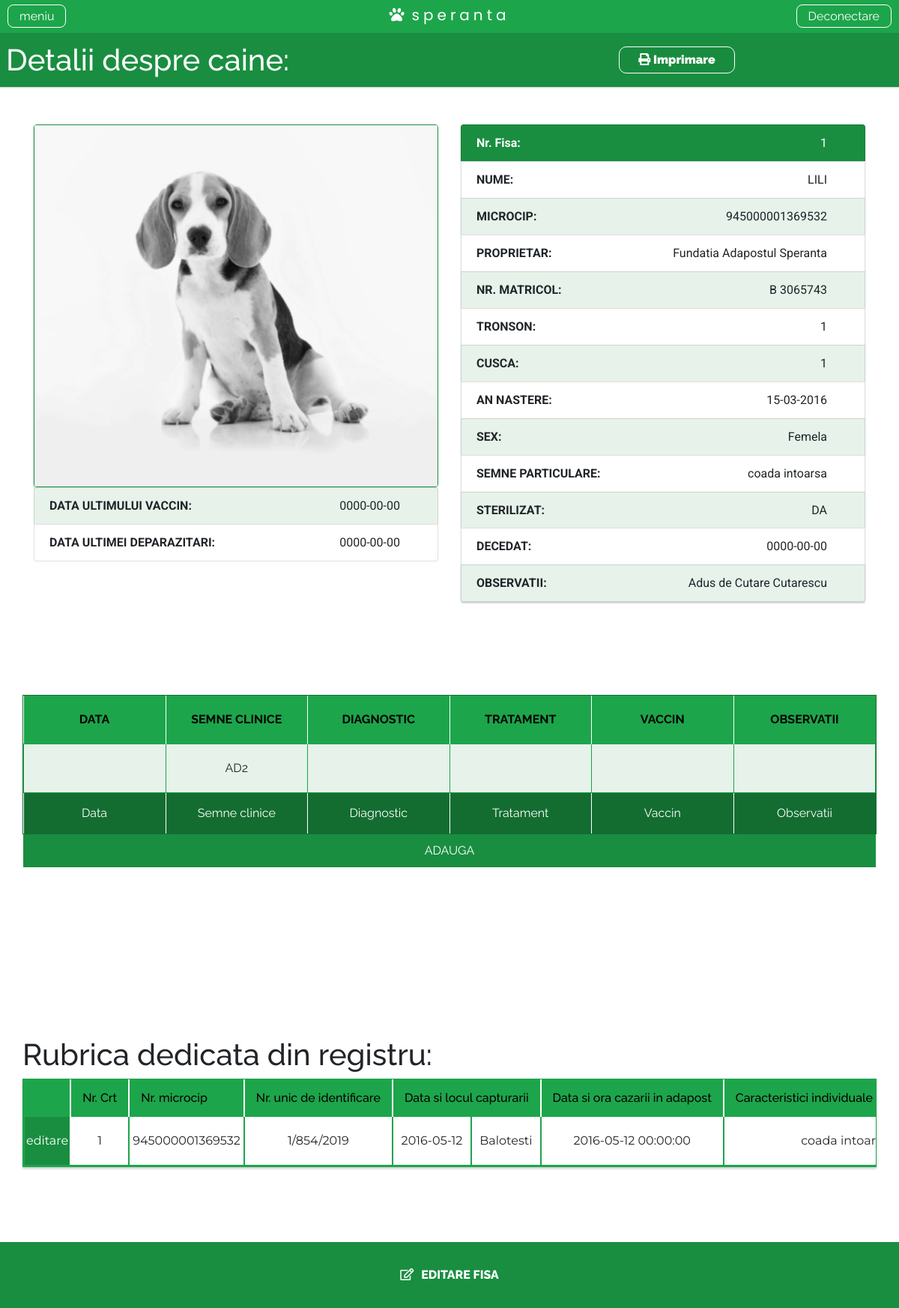
The app's page /details.php?microcip=945000001369532 (signed in) with its own data.
### tables this page shows
CREATE TABLE `details` (
  `id` int(11) NOT NULL,
  `det_serie` text NOT NULL,
  `det_nume` varchar(255) NOT NULL,
  `det_img` int(11) NOT NULL,
  `det_nrmatricol` varchar(255) NOT NULL,
  `det_tronson` varchar(255) NOT NULL,
  `det_cusca` varchar(255) NOT NULL,
  `det_varsta` varchar(255) NOT NULL,
  `det_sex` varchar(255) NOT NULL,
  `det_culoare` varchar(255) NOT NULL,
  `det_semnpartic` text NOT NULL,
  `det_sterilizat` int(11) NOT NULL,
  `det_dataadopt` date NOT NULL,
  `det_numpersadopt` varchar(255) NOT NULL,
  `det_datadecedat` date NOT NULL,
  `det_observatii` text NOT NULL,
  `det_datultdep` date NOT NULL,
  `det_datultvacc` date NOT NULL
);

CREATE TABLE `catei_tabel` (
  `c_id` int(11) NOT NULL,
  `c_microcip` text NOT NULL,
  `c_identificare` text,
  `c_datacapt` date NOT NULL,
  `c_loccapt` varchar(512) NOT NULL,
  `c_datcazare` datetime NOT NULL,
  `c_caracteristici` text NOT NULL,
  `c_fsprinsi` varchar(128) NOT NULL,
  `c_fsrevendicati` varchar(128) NOT NULL,
  `c_fsadoptati` varchar(128) NOT NULL,
  `c_cmentinuti` varchar(128) NOT NULL,
  `c_cadoptati` varchar(128) NOT NULL,
  `c_eutanasiati` varchar(128) NOT NULL,
  `c_motiveutan` text NOT NULL,
  `c_substeutan` text NOT NULL,
  `c_numperseutan` text NOT NULL,
  `c_nrfisaadoptie` int(128) NOT NULL,
  `c_datdeparazit` date NOT NULL,
  `c_datvacc` date NOT NULL,
  `c_steril` date NOT NULL,
  `c_persmanopera` text NOT NULL,
  `c_decedati` date NOT NULL,
  `c_proprietar` varchar(255) NOT NULL,
  `c_dataaddsite` datetime NOT NULL DEFAULT CURRENT_TIMESTAMP
);

CREATE TABLE `specific_details` (
  `id` int(11) NOT NULL,
  `spec_serie` text NOT NULL,
  `spec_data` varchar(255) NOT NULL,
  `spec_semneclinice` text NOT NULL,
  `spec_diagnostic` text NOT NULL,
  `spec_tratament` text NOT NULL,
  `spec_vaccin` text NOT NULL,
  `spec_observatii` text NOT NULL
);

### details.php (the view, shortened to what this page needs)
<?php
	if(isset($_GET['deconectare'])){
			$_SESSION['login-true']= false;
			session_destroy();
			header('Location: ../fundatia-speranta/index.php');
			die;
	}
    elseif(isset($_GET['microcip'])){
    $microcip = $_SESSION['microcip'];
        $c_id             = '';
        $c_microcip       ="";
        $c_identificare   ="";
        $c_datacapt     = "";
        $c_loccapt = "";
        $c_datcazare = "";
        $c_caracteristici = "";
        $c_nrfisaadoptie ="";
        $c_proprietar = "";
        $sql = "SELECT * FROM catei_tabel WHERE c_microcip='$microcip'";
        $result = mysqli_query($conn, $sql);
        while($row = mysqli_fetch_assoc($result)){
            $c_id              = $row['c_id'];
            $c_microcip        = $row['c_microcip'];
            $c_identificare    = $row['c_identificare'];
            $c_datacapt        = $row['c_datacapt'];
            $c_loccapt         = $row['c_loccapt'];
            $c_datcazare       = $row['c_datcazare'];
            $c_caracteristici  = $row['c_caracteristici'];
            $c_nrfisaadoptie   = $row['c_nrfisaadoptie'];
            $c_proprietar      = $row['c_proprietar'];
        }
        $det_serie	  		 = '';
        $det_nume	  		 = '';
        $det_img  	         = '';
        $det_nrmatricol	  	 = '';
        $det_tronson	  	 = '';
        $det_cusca	         = '';
        $det_varsta	         = '';
        $det_sex             = '';
        $det_semnpartic	  	 = $c_caracteristici;
        $det_observatii   	 = '';
        $det_datUltVacc      = '';
        $det_datUltDep       = '';
        $det_dataadopt = '';
        $det_numpersadopt ='';
        $det_datadecedat = '';
        $sqlDet = "SELECT * FROM details WHERE det_serie='$microcip'";
        $resultDet = mysqli_query($conn, $sqlDet);
        while ($rowDet = mysqli_fetch_assoc($resultDet)){
            $det_serie	  		 = $rowDet['det_serie'];
            $det_nume	  		 = $rowDet['det_nume'];
            $det_img  	         = $rowDet['det_img'];
            $det_nrmatricol	  	 = $rowDet['det_nrmatricol'];
            $det_tronson	  	 = $rowDet['det_tronson'];
            $det_cusca	         = $rowDet['det_cusca'];
            $det_varsta	         = $rowDet['det_varsta'];
            $det_sex             = $rowDet['det_sex'];
            $det_dataadopt       = $rowDet['det_dataadopt'];
            $det_numpersadopt    = $rowDet['det_numpersadopt'];
            $det_datadecedat     = $rowDet['det_datadecedat'];
            $det_observatii   	 = $rowDet['det_observatii'];
            $det_datUltDep       = $rowDet['det_datultdep'];
            $det_datUltVacc      = $rowDet['det_datultvacc'];
        }
        $checkSterilSql = "SELECT * FROM catei_tabel WHERE c_microcip='$microcip' AND c_steril != 0";
        $checkSterilQuery = mysqli_query($conn, $checkSterilSql);
        $sterilResults = mysqli_num_rows($checkSterilQuery);
        if($sterilResults != 0){
            $checkSterilizat = 1;
        }
        else{
            $checkSterilizat = 0;
        }
    $sqlShowSpec = "SELECT * FROM specific_details WHERE spec_serie='$microcip'";
    $resultSpec = mysqli_query($conn, $sqlShowSpec);
    } else{}
	include 'comp/header.php';
?>
<head><link rel="stylesheet" href="style/style_details.css"></head>
<div id="full_page">
    <div class="top-text-info row p-2">
        <div class="text col-xs-12 col-md-6">
            <h1 class="my-1">Detalii despre caine:</h1>
        </div>
        <div class="col-xs-12 col-md-6 btn-print">
            <button id="btn-print" onclick="createPrint()"><i class="fas fa-print"></i> Imprimare</button>
        </div>
    </div>
    <div class="container detcatel-wrapper">
        <div class="row">
            <div class="col-md-6">
                <?php if($det_img == 1): ?>
                    <?php
                    $filename = "uploads/dog".$microcip."*";
                    $fileinfo = glob($filename);
                    $fileext = explode(".", $fileinfo[0]);
                    $fileactualext = $fileext[1];
                    echo "<img style='max-height: 480px; max-width: 600px;' class='rounded img-fluid border-img' src='uploads/dog".$microcip.".".$fileactualext."?".mt_rand()."'>"; ?>
                    <?php elseif ($det_img == 0) : ?>
                        <img class='rounded img-fluid border-img' src="uploads/dogDefault.jpg">
                <?php endif; ?>
                <div class="left-val">
                    <li class="list-group-item"><b>DATA ULTIMULUI VACCIN:</b>                         <span> <?php echo $det_datUltVacc; ?></span></li>
                    <li class="list-group-item"><b>DATA ULTIMEI DEPARAZITARI:</b>                         <span> <?php echo $det_datUltDep; ?></span></li>
                </div>
            </div>
            <div class="col-md-6">
                <ul class="list-group list-details1">
                    <li class="list-group-item" style="background: #198e40; color: #fff;"><b>Nr. Fisa:</b> <span> <?php echo $c_nrfisaadoptie; ?></span></li>
                    <li class="list-group-item"><b>NUME:</b>                           <span> <?php echo $det_nume; ?></span></li>
                    <li class="list-group-item"><b>MICROCIP:</b>                      <span> <?php echo $det_serie;?></span></li>
                    <li class="list-group-item"><b>PROPRIETAR:</b>                   <span> <?php echo $c_proprietar ; ?></span></li>
                    <li class="list-group-item"><b>NR. MATRICOL:</b>                   <span> <?php echo $det_nrmatricol; ?></span></li>
                    <li class="list-group-item"><b>TRONSON:</b>                        <span> <?php echo $det_tronson; ?></span></li>
                    <li class="list-group-item"><b>CUSCA:</b>                          <span> <?php echo $det_cusca; ?></span></li>
                    <li class="list-group-item"><b>AN NASTERE:</b>                         <span> <?php echo $det_varsta; ?></span></li>
                    <li class="list-group-item"><b>SEX:</b>                         <span> <?php echo $det_sex; ?></span></li>
                    <li class="list-group-item responsivness"><b>SEMNE PARTICULARE:</b>              <span> <?php echo $det_semnpartic; ?></span></li>
                    <li class="list-group-item" style="border-bottom:none; border-bottom-right-radius: 0; border-bottom-left-radius: 0;"><b>STERILIZAT:</b> <span><?php if($checkSterilizat == 1){ echo "DA";} else { echo "NU"; }?></span></li>
                    <?php
                        if($det_dataadopt != '' && $det_numpersadopt != '') {
                            echo "<li class='list-group-item'><b>ADOPTAT:</b>
                                    <span> $det_dataadopt de $det_numpersadopt </span></li>";
                        }
                        elseif($det_datadecedat != 0) {
                            echo "<li class='list-group-item'><b>DECEDAT:</b>
                                    <span> $det_datadecedat</span></li>";
                        }
                    ?>
                    <li class="list-group-item list-details responsivness" style="border-top-right-radius: 0;"><b>OBSERVATII:</b> <span><?php echo $det_observatii; ?></span></li>
                </ul>
            </div>
        </div>
    </div>
    <center><br><br><br><br><br><br>
        <div class="custom-tabel" style="margin-top:-20px;">
            <form action="comp/specDet.php" method="POST">
                <div style="overflow-x:auto; overflow-y: auto;">
                    <table style="width:100%; table-layout: fixed;">
                        <thead>
                            <tr style="background-color: #1da54b; text-align: center; padding: 10px;">
                                <th style="border-right: 1px solid #fff; padding: 20px"><a style="color: #000">DATA</a></th>
                                <th style="border-right: 1px solid #fff; padding: 20px"><a style="color: #000">SEMNE CLINICE</a></th>
                                <th style="border-right: 1px solid #fff; padding: 20px"><a style="color: #000">DIAGNOSTIC</a></th>
                                <th style="border-right: 1px solid #fff; padding: 20px"><a style="color: #000">TRATAMENT</a></th>
                                <th style="border-right: 1px solid #fff; padding: 20px"><a style="color: #000">VACCIN</a></th>
                                <th style="padding: 20px"><a style="color: #000">OBSERVATII</a></th>
                            </tr>
                        </thead>
                        <tbody>
                            <?php while($rowSpec = mysqli_fetch_assoc($resultSpec)): ?>
                            <tr style="border:1px solid #1da54b">
                                <td style="border:1px solid #1da54b; word-wrap:break-word;"><?php echo $rowSpec['spec_data'];?></td>
                                <td style="border:1px solid #1da54b; word-wrap:break-word;"><?php echo $rowSpec['spec_semneclinice'];?></td>
                                <td style="border:1px solid #1da54b; word-wrap:break-word;"><?php echo $rowSpec['spec_diagnostic'];?></td>
                                <td style="border:1px solid #1da54b; word-wrap:break-word;"><?php echo $rowSpec['spec_tratament'];?></td>
                                <td style="border:1px solid #1da54b; word-wrap:break-word;"><?php echo $rowSpec['spec_vaccin'];?></td>
                                <td style="border:1px solid #1da54b; word-wrap:break-word;"><?php echo $rowSpec['spec_observatii'];?></td>
                            </tr>
                            <?php endwhile; ?>
                            <tr class="custom-table-item-wrapper">
                                <td style="border-right: 1px solid #fff;" class="custom-table-items"><input id="med_date_picker_trigger" class="date_picker_trigger" style="width: 100%;" type="text" name="spec_data" placeholder="Data"></td>
                                <td style="border-right: 1px solid #fff;" class="custom-table-items"><input style="width: 100%" type="text" name="spec_semneclinice" placeholder="Semne clinice"></td>
                                <td style="border-right: 1px solid #fff;" class="custom-table-items"><input style="width: 100%" type="text" name="spec_diagnostic" placeholder="Diagnostic"></td>
                                <td style="border-right: 1px solid #fff;" class="custom-table-items"><input style="width: 100%" type="text" name="spec_tratament" placeholder="Tratament"></td>
                                <td style="border-right: 1px solid #fff;" class="custom-table-items"><input style="width: 100%" type="text" name="spec_vaccin" placeholder="Vaccin"></td>
                                <td class="custom-table-items"><input style="width: 100%" type="text" name="spec_observatii" placeholder="Observatii"></td>
                            </tr>
                        </tbody>
                    </table>
                </div>
                <input class="special-button" type="submit" name="add_spec2" value="ADAUGA">
            </form>
        </div>
    </center>
    <br><br><br><br><br>
    <div class="tabel-text-info">
        <h1>Rubrica dedicata din registru:</h1>
    </div>
    <div class="containers">
        <div style="overflow-x:auto; overflow-y:auto">
                <table>
                <thead>
                    <tr>
                    <th></th>
                    <th>Nr. Crt</th>
                    <th>Nr. microcip</th>
                    <th>Nr. unic de identificare</th>
                    <th colspan='2'>Data si locul capturarii</th>
                    <th>Data si ora cazarii in adapost</th>
                    <th>Caracteristici individuale ale animalului</th>
                    </tr>
                </thead>
                <tbody>
                        <tr class="table-tr">
                            <td style="padding: 0; border-right-color: #fff;"><button onclick="fullCancel()" style="background: #198e40; color: #fff; padding: 20px 2px; border: none;">editare</button></td>
                            <td class='text-center'><?php echo $c_id; ?></td>
                            <td class="p-1"><?php echo $c_microcip?></td>
                            <td><?php echo $c_identificare;?></td>
                            <td colspan='1'><?php echo $c_datacapt;?></td>
                            <td colspan='1'><?php echo $c_loccapt;?></td>
                            <td><?php echo $c_datcazare;?></td>
                            <td><?php echo $c_caracteristici;?></td>
                        </tr>
                </tbody>
                </table>
            </div>
    </div>
    <div class="activate-edit" id="edit-table-trigger">
        <button onclick="activeEdit()"><i class="far fa-edit"></i>EDITARE FISA</button>
    </div>
</div>
</body>
</html>

### records on screen
details: det_datultvacc "0000-00-00", det_datultdep "0000-00-00", det_nume "LILI", det_serie "945000001369532", det_nrmatricol "B 3065743", det_tronson "1", det_cusca "1", det_varsta "15-03-2016", det_sex "Femela", det_datadecedat "0000-00-00", det_observatii "Adus de Cutare Cutarescu"
catei_tabel: c_nrfisaadoptie "1", c_proprietar "Fundatia Adapostul Speranta", c_caracteristici "coada intoarsa", c_id "1", c_microcip "945000001369532", c_identificare "1/854/2019", c_datacapt "2016-05-12", c_loccapt "Balotesti", c_datcazare "2016-05-12 00:00:00", c_caracteristici "coada…"
specific_details: spec_semneclinice "AD2"
